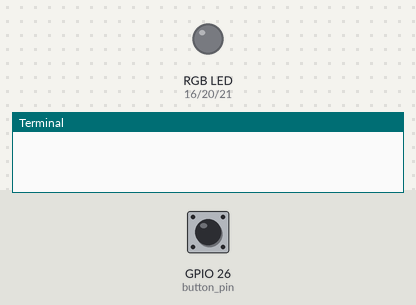
The program below on a simulated Raspberry Pi (BCM pin numbers). Parts: an RGB LED mixed from three pins (HIGH = lit), the last lines printed to the terminal. The inputs (shaded band) are chosen by the test bench; at power-on: GPIO 26 (button_pin) LOW. Random numbers come from a fixed seed.

Above: at 1.2 s.
1.3 s: GPIO 26 (button_pin) pulled HIGH for 0.15 s
At 2.5 s:
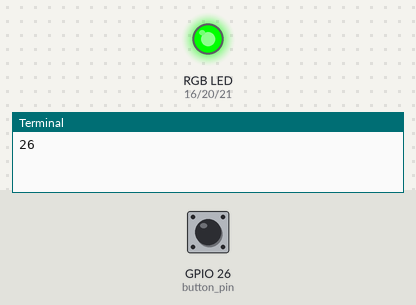
2.9 s: GPIO 26 (button_pin) pulled HIGH for 1 s
At 3.9 s:
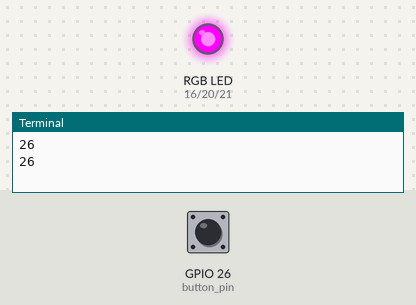
5.4 s: GPIO 26 (button_pin) pulled HIGH for 0.15 s
At 5.8 s:
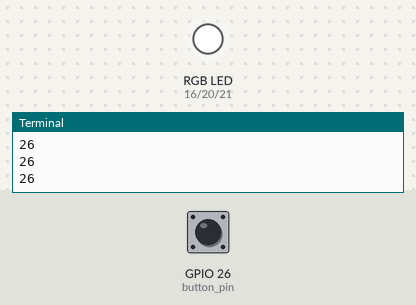
7.0 s: GPIO 26 (button_pin) pulsed HIGH 5 times (0.12 s each, 0.3 s apart)
At 9.2 s:
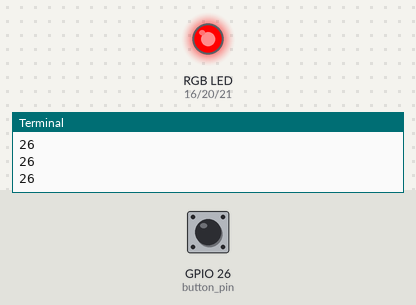
10.0 s: GPIO 26 (button_pin) pulled HIGH for 3.2 s
At 10.5 s:
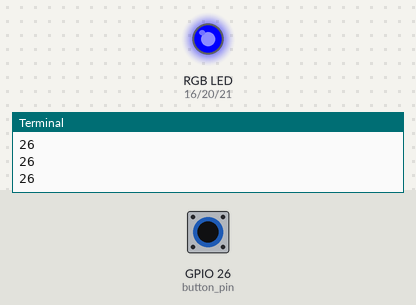
14.7 s: GPIO 26 (button_pin) pulsed HIGH 5 times (0.12 s each, 0.3 s apart)
At 15.7 s:
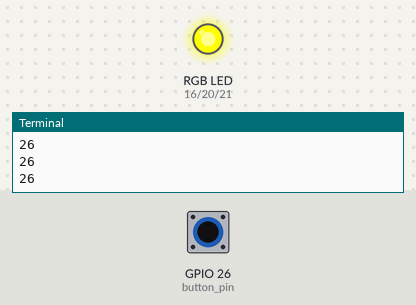
Timing chart, 0 to 17.7 s (numbered marks = the images above; inputs shaded):
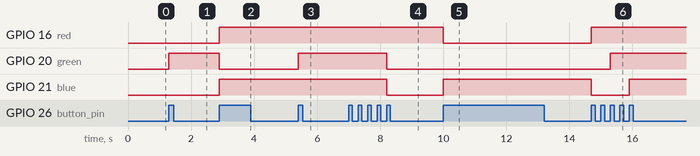

The program:

RGBRandom.py
```python
import RPi.GPIO as GPIO
import random

colours = [0xFF0000, 0x00FF00, 0x0000FF, 0xFFFF00, 0xFF00FF, 0x00FFFF, 0xFFFFFF]
pins={"red":16, "green":20, "blue":21}
button_pin = 26

GPIO.setmode(GPIO.BCM)
for i in pins:
	GPIO.setup(pins[i], GPIO.OUT)
	GPIO.output(pins[i], GPIO.HIGH)

GPIO.setup(button_pin, GPIO.IN, pull_up_down=GPIO.PUD_DOWN)

red = GPIO.PWM(pins["red"], 2000)
green = GPIO.PWM(pins["green"], 2000)
blue = GPIO.PWM(pins["blue"], 2000)

red.start(0)
green.start(0)
blue.start(0)

def map(x, in_min, in_max, out_min, out_max):
	return (x - in_min) * (out_max - out_min) / (in_max - in_min) + out_min

def set_colour(colour):
	red.ChangeDutyCycle(map((colour & 0xFF0000) >> 16, 0, 255, 0, 100))
	green.ChangeDutyCycle(map((colour & 0x00FF00) >> 8, 0, 255, 0, 100))
	blue.ChangeDutyCycle(map(colour & 0x0000FF, 0, 255, 0, 100))

def random_choose(junk):
	print(junk)
	rand_colour = random.choice(colours)
	set_colour(rand_colour)

GPIO.add_event_detect(button_pin, GPIO.RISING, callback=random_choose, bouncetime=300)

try:
	while True:
		pass
except KeyboardInterrupt:
	print("User Fucked")

red.stop()
green.stop()
blue.stop()
for i in pins:
	GPIO.output(pins[i], GPIO.HIGH)
GPIO.cleanup()
```

Measured:
- after the input at 1.3 s, GPIO 20 (green): LOW → HIGH at once
- after the input at 2.9 s, GPIO 16 (red), GPIO 21 (blue): LOW → HIGH at once; GPIO 20 (green): HIGH → LOW at once
- after the input at 5.4 s, GPIO 20 (green): LOW → HIGH at once
- after the input at 7.0 s, GPIO 20 (green), GPIO 21 (blue): HIGH → LOW after 1.2 s
- after the input at 10.0 s, GPIO 16 (red): HIGH → LOW at once; GPIO 21 (blue): LOW → HIGH at once
- after the input at 14.7 s, GPIO 16 (red): LOW → HIGH at once; GPIO 20 (green): LOW → HIGH after 0.60 s; GPIO 21 (blue): HIGH → LOW at once, → HIGH 1.2 s later
